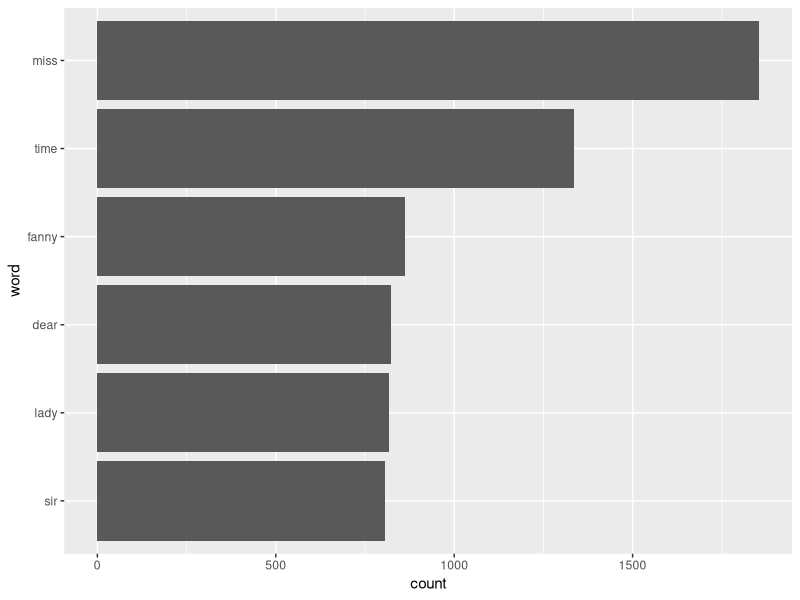

Here is the R script that generated this plot:
# Exercise-1
# Developed from: http://tidytextmining.com/

# Set up (install packages that you don't have)
library(janeaustenr)
library(tidytext)
library(dplyr)
library(stringr)
library(ggplot2)

# Load Jane Austen books into a dataframe using the austen_books() function
books <- austen_books()

# How many books are in the dataset?
num <- length(unique(books$book))

# Which book has the most lines?
book.lines <- books %>% 
  group_by(book) %>% 
  summarise(lines = n()) %>% 
  arrange(-lines)

# Use the unnest_tokens function to generate the full list of words
word.list <- books %>% 
  unnest_tokens(word, text)

# Which words are most common (regardless of which book them come from)?
common.words <- word.list %>% 
  group_by(word) %>% 
  summarize(count = n()) %>% 
  arrange(-count)

# Remove stop words by performing an anti_join with the stop_words dataframe
common.words <- anti_join(common.words, stop_words, by = "word")

# Which non stop-words are most common?
# Miss, time, fanny

# Use ggplot to make a horizontal bar chart of the word frequencies of non-stop words
common.words %>% 
  filter(count > 800) %>% 
  mutate(word = reorder(word, count)) %>% 
  ggplot(aes(word, count)) +
  geom_col() +
  coord_flip()
